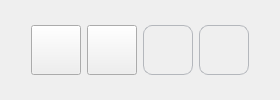
        <widget class="QWidget" name="Merge">
         <property name="font">
          <font>
           <hintingpreference>PreferNoHinting</hintingpreference>
          </font>
         </property>
         <attribute name="title">
          <string>Merge</string>
         </attribute>
         <layout class="QVBoxLayout" name="verticalLayout_2">
          <item>
           <layout class="QHBoxLayout" name="horizontalLayout_2">
            <property name="leftMargin">
             <number>20</number>
            </property>
            <property name="rightMargin">
             <number>20</number>
            </property>
            <item>
             <widget class="QToolButton" name="MergePDF">
              <property name="sizePolicy">
               <sizepolicy hsizetype="Fixed" vsizetype="Fixed">
                <horstretch>0</horstretch>
                <verstretch>0</verstretch>
               </sizepolicy>
              </property>
              <property name="minimumSize">
               <size>
                <width>50</width>
                <height>50</height>
               </size>
              </property>
              <property name="maximumSize">
               <size>
                <width>50</width>
                <height>50</height>
               </size>
              </property>
              <property name="font">
               <font>
                <pointsize>9</pointsize>
                <hintingpreference>PreferDefaultHinting</hintingpreference>
               </font>
              </property>
              <property name="toolTip">
               <string>合并PDF</string>
              </property>
              <property name="autoFillBackground">
               <bool>false</bool>
              </property>
              <property name="styleSheet">
               <string notr="true">QToolButton {
    /* 即使不设置背景和边框，也要在这里声明圆角 */
    border-radius: 9px;
    border: 1px solid #b4b7bc;     
    /* 基础内边距和字体 */
    padding: 4px;
    background-color: transparent; /* 或者设置你想要的默认背景色 */
}

/* 2. 你原本的悬浮状态 */
QToolButton:hover {
    background-color: #e5f1fb;
    border: 1px solid #9b6be3;
    border-radius: 9px;
}

/* 3. 你原本的按下状态 */
QToolButton:pressed {
    background-color: #cce4f7;
    border: 1px solid #9b6be3;
    border-radius: 9px;
}

/* 4. 你原本的选中状态 */
QToolButton:checked {
    background-color: #9b6be3;
    color: white;
    border: 1px solid #9b6be3;
    border-radius: 9px;
}

/* 这段代码的作用是：
1. 为控件提供一个“底色”和“基础形状”。在基础选择器中设置 border-radius 后，控件在任何时候都会保持圆角。
2. 通过设置 border: 1px solid transparent（透明边框），预留出边框占位。这样当鼠标悬浮切换到有颜色的边框时，按钮的内容不会因为边框厚度的增加而发生位移（避免闪烁）。</string>
              </property>
              <property name="text">
               <string/>
              </property>
              <property name="icon">
               <iconset>
                <normaloff>icons/PDF.png</normaloff>icons/PDF.png</iconset>
              </property>
              <property name="iconSize">
               <size>
                <width>35</width>
                <height>35</height>
               </size>
              </property>
              <property name="checkable">
               <bool>true</bool>
              </property>
              <property name="checked">
               <bool>false</bool>
              </property>
             </widget>
            </item>
            <item>
             <widget class="QToolButton" name="MergeWord">
              <property name="sizePolicy">
               <sizepolicy hsizetype="Fixed" vsizetype="Fixed">
                <horstretch>0</horstretch>
                <verstretch>0</verstretch>
               </sizepolicy>
              </property>
              <property name="minimumSize">
               <size>
                <width>50</width>
                <height>50</height>
               </size>
              </property>
              <property name="maximumSize">
               <size>
                <width>50</width>
                <height>50</height>
               </size>
              </property>
              <property name="font">
               <font>
                <pointsize>9</pointsize>
               </font>
              </property>
              <property name="toolTip">
               <string>合并word</string>
              </property>
              <property name="styleSheet">
               <string notr="true">QToolButton {
    /* 即使不设置背景和边框，也要在这里声明圆角 */
    border-radius: 9px;
    border: 1px solid #b4b7bc;     
    /* 基础内边距和字体 */
    padding: 4px;
    background-color: transparent; /* 或者设置你想要的默认背景色 */
}

/* 2. 你原本的悬浮状态 */
QToolButton:hover {
    background-color: #e5f1fb;
    border: 1px solid #9b6be3;
    border-radius: 9px;
}

/* 3. 你原本的按下状态 */
QToolButton:pressed {
    background-color: #cce4f7;
    border: 1px solid #9b6be3;
    border-radius: 9px;
}

/* 4. 你原本的选中状态 */
QToolButton:checked {
    background-color: #9b6be3;
    color: white;
    border: 1px solid #9b6be3;
    border-radius: 9px;
}

/* 这段代码的作用是：
1. 为控件提供一个“底色”和“基础形状”。在基础选择器中设置 border-radius 后，控件在任何时候都会保持圆角。
2. 通过设置 border: 1px solid transparent（透明边框），预留出边框占位。这样当鼠标悬浮切换到有颜色的边框时，按钮的内容不会因为边框厚度的增加而发生位移（避免闪烁）。</string>
              </property>
              <property name="text">
               <string/>
              </property>
              <property name="icon">
               <iconset>
                <normaloff>icons/Word.ico</normaloff>icons/Word.ico</iconset>
              </property>
              <property name="iconSize">
               <size>
                <width>35</width>
                <height>35</height>
               </size>
              </property>
              <property name="checkable">
               <bool>true</bool>
              </property>
              <property name="checked">
               <bool>false</bool>
              </property>
             </widget>
            </item>
            <item>
             <widget class="QToolButton" name="MergeTxt">
              <property name="sizePolicy">
               <sizepolicy hsizetype="Fixed" vsizetype="Fixed">
                <horstretch>0</horstretch>
                <verstretch>0</verstretch>
               </sizepolicy>
              </property>
              <property name="minimumSize">
               <size>
                <width>50</width>
                <height>50</height>
               </size>
              </property>
              <property name="maximumSize">
               <size>
                <width>50</width>
                <height>50</height>
               </size>
              </property>
              <property name="font">
               <font>
                <pointsize>9</pointsize>
               </font>
              </property>
              <property name="toolTip">
               <string>合并txt</string>
              </property>
              <property name="styleSheet">
               <string notr="true">QToolButton {
    /* 即使不设置背景和边框，也要在这里声明圆角 */
    border-radius: 9px;
    border: 1px solid #b4b7bc;     
    /* 基础内边距和字体 */
    padding: 4px;
    background-color: transparent; /* 或者设置你想要的默认背景色 */
}

/* 2. 你原本的悬浮状态 */
QToolButton:hover {
    background-color: #e5f1fb;
    border: 1px solid #9b6be3;
    border-radius: 9px;
}

/* 3. 你原本的按下状态 */
QToolButton:pressed {
    background-color: #cce4f7;
    border: 1px solid #9b6be3;
    border-radius: 9px;
}

/* 4. 你原本的选中状态 */
QToolButton:checked {
    background-color: #9b6be3;
    color: white;
    border: 1px solid #9b6be3;
    border-radius: 9px;
}</string>
              </property>
              <property name="text">
               <string/>
              </property>
              <property name="icon">
               <iconset>
                <normaloff>icons/txt.png</normaloff>icons/txt.png</iconset>
              </property>
              <property name="iconSize">
               <size>
                <width>35</width>
                <height>35</height>
               </size>
              </property>
              <property name="checkable">
               <bool>true</bool>
              </property>
              <property name="checked">
               <bool>false</bool>
              </property>
             </widget>
            </item>
            <item>
             <widget class="QToolButton" name="MergeMd">
              <property name="sizePolicy">
               <sizepolicy hsizetype="Fixed" vsizetype="Expanding">
                <horstretch>0</horstretch>
                <verstretch>0</verstretch>
               </sizepolicy>
              </property>
              <property name="minimumSize">
               <size>
                <width>50</width>
                <height>50</height>
               </size>
              </property>
              <property name="maximumSize">
               <size>
                <width>50</width>
                <height>50</height>
               </size>
              </property>
              <property name="font">
               <font>
                <pointsize>9</pointsize>
               </font>
              </property>
              <property name="toolTip">
               <string>合并Markdown</string>
              </property>
              <property name="styleSheet">
               <string notr="true">QToolButton {
    /* 即使不设置背景和边框，也要在这里声明圆角 */
    border-radius: 9px;
    border: 1px solid #b4b7bc;     
    /* 基础内边距和字体 */
    padding: 4px;
    background-color: transparent; /* 或者设置你想要的默认背景色 */
}

/* 2. 你原本的悬浮状态 */
QToolButton:hover {
    background-color: #e5f1fb;
    border: 1px solid #9b6be3;
    border-radius: 9px;
}

/* 3. 你原本的按下状态 */
QToolButton:pressed {
    background-color: #cce4f7;
    border: 1px solid #9b6be3;
    border-radius: 9px;
}

/* 4. 你原本的选中状态 */
QToolButton:checked {
    background-color: #9b6be3;
    color: white;
    border: 1px solid #9b6be3;
    border-radius: 9px;
}</string>
              </property>
              <property name="text">
               <string/>
              </property>
              <property name="icon">
               <iconset>
                <normaloff>Icons/Markdown.png</normaloff>Icons/Markdown.png</iconset>
              </property>
              <property name="iconSize">
               <size>
                <width>35</width>
                <height>35</height>
               </size>
              </property>
              <property name="checkable">
               <bool>true</bool>
              </property>
              <property name="checked">
               <bool>false</bool>
              </property>
             </widget>
            </item>
           </layout>
          </item>
         </layout>
        </widget>
